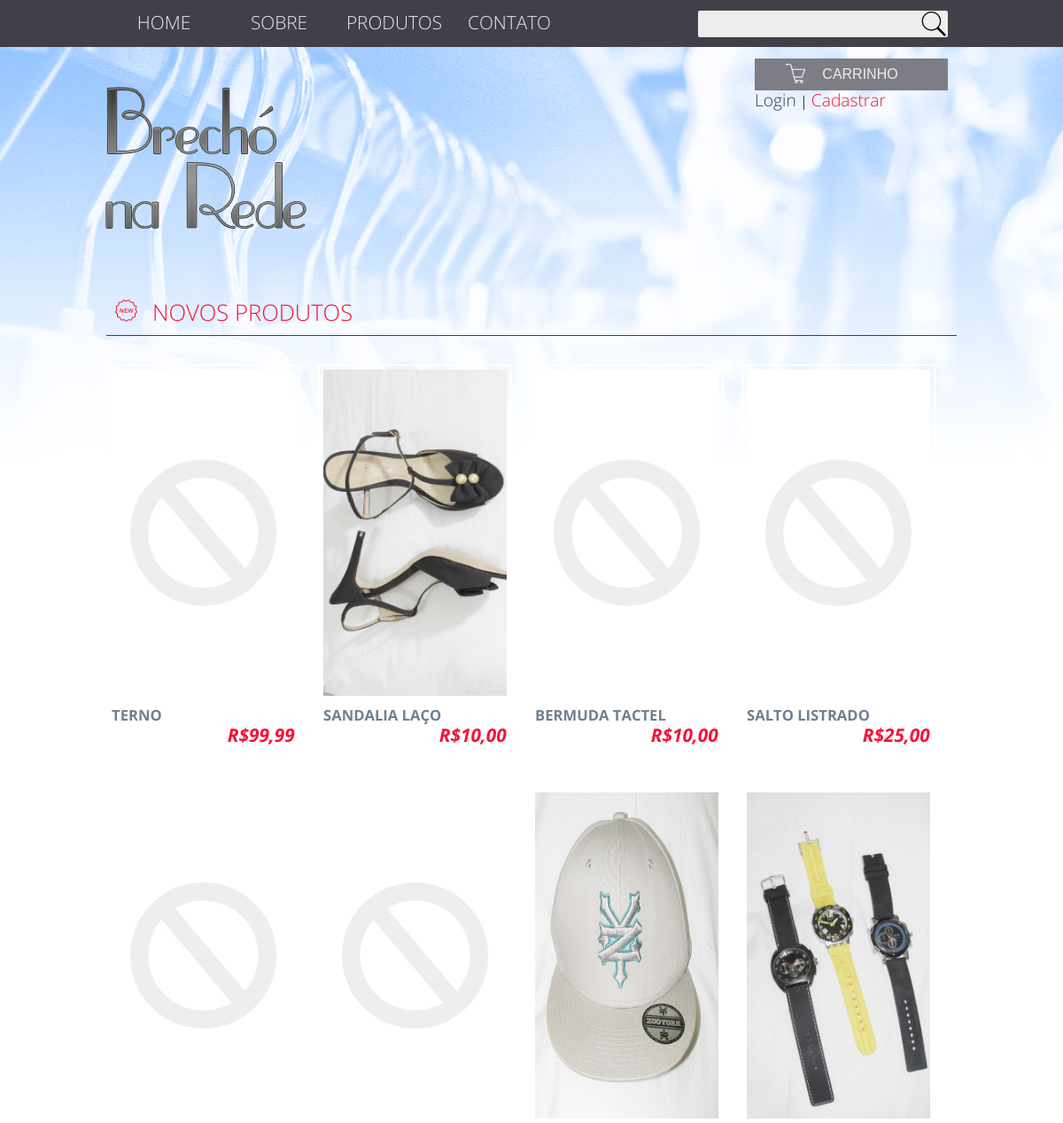
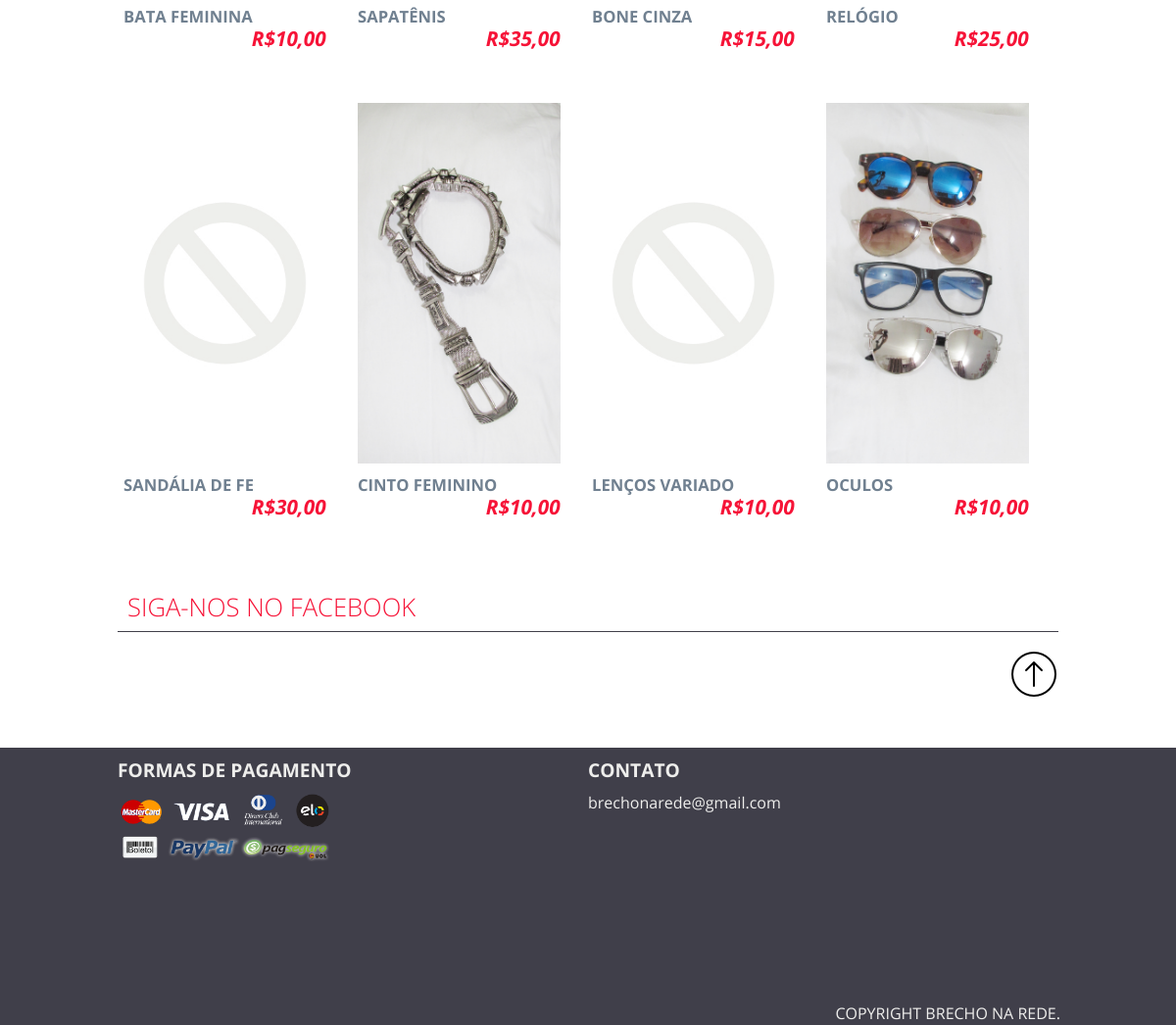
The page / on the database its author committed (2 pictures, top to bottom).
### tables this page shows
CREATE TABLE `produto` (
  `idProduto` int(11) NOT NULL,
  `nome` varchar(30) NOT NULL,
  `tamanho` int(11) DEFAULT NULL,
  `cor` char(20) NOT NULL,
  `genero` enum('masculino','feminino') NOT NULL,
  `preco` decimal(4,2) NOT NULL,
  `tipo` varchar(50) DEFAULT NULL,
  `foto` varchar(40) NOT NULL,
  `descricao` varchar(50) NOT NULL,
  `quantidade` int(3) NOT NULL
);

### img/modelo/DAO/classeProdutoDAO.php (called while the page is built, shortened)
<?php
class classeProdutoDAO {
    public function amostraDeProdutos() {
        try {
            $pdo = conexao::getInstance();
            $sql = "SELECT * from produto  order by idproduto desc limit 12";
            $pesq = $pdo->prepare($sql);
            $pesq->execute();
            $array = array();
            while ($joga = $pesq->fetchObject(__CLASS__)) {
                $array[] = $joga;
            }
            return $array;
        } catch (PDOException $erro) {
            echo $erro->getMessage();
        }
    }
}

### controle/controladorMostrarProduto.php (the view)
<?php
echo "<h1><i class='novo'></i>Novos Produtos</h1>";
require_once 'modelo/DAO/classeProdutoDAO.php';
$obj = new classeProdutoDAO();
$func = $obj->amostraDeProdutos();
if (isset($func)) {
    foreach ($func as $dados) {
        if (file_exists('img/produtos/'.$dados->foto.'.jpg')):
            $ft = "<img src='img/produtos/$dados->foto.jpg' >";
        else:
            $ft = "<img src='img/semft.jpg' >";
        endif;
echo "<div class='box'>
<a href='index.php?ctrl=controladorInformacaoProduto&&pdt=$dados->idProduto'>
$ft
<span class='titulo'>".substr($dados->nome, 0, 15)."</span>
<span class='price'><p> R$".number_format($dados->preco,'2',',','.')." </p></span>
</a>
</div>
    ";
    }
}
else {
    echo "Nao encontramos nenhum Produto!";
}

### index.php (shortened to what this page needs)
<!DOCTYPE html>
<html lang="pt-br">
    <head>
        <link rel="stylesheet" type="text/css" href="css/normalize.css">
        <link rel="stylesheet" type="text/css" href="css/estilo.css">
    </head>
    <body onclick="fecharbusca(this.value)" >
        <div class="menu">
            <ul>
                <a href='index.php'><li>Home</li></a>
                <a href="index.php?link=sobre"><li>Sobre</li></a>
                <a href="index.php?ctrl=controladorPaginaProdutos"><li>Produtos</li></a>
                <a href="index.php?ctrl=controladorContatoCliente"><li>Contato</li></a>
                <form action="" class='pesquisatopo' method="POST">
                    <input type="search" onkeyup="busca(this.value)" name="buscar" id='barrapesquisa' class="buscar">
                </form>
            </ul>
        </div>
        <div id="tudo">
            <div id='banner' class="banner">
                <a href="index.php"> <img src="img/logo.png"></a>
                <div class="direitabloco">
                    <a href='?ctrl=controladorCarrinho'>  <button>
                            Carrinho</button>
                    </a>
                    <ul class="button">
                                <?php
                                include "visao/formLoginUsuario.php";
                                ?>
                        <?php
                        if (!isset($_SESSION["usuarioLogado"])) {
                            echo'
                        <li><a href="#"  class="loginlink">Login</a></li>
                        |
                        <li ><a class="pink" href="index.php?link=formCadastroCliente">Cadastrar&nbsp;</a></li>
                        ';
                        } else {
                            echo'
                             <li><a href="#"  class="loginlink">Painel</a></li>';
                        }
                        ?>
                    </ul>
                </div>
            </div>
            <div class="conteudo">
                <div class='puchapagina'>
                    <?php
                    include 'controle/controladorPaginas.php';
                    ?>
                </div>
                <div>
                    <h1>siga-nos no facebook</h1>
                    <a href="#chegaraqui"><img class="subir" src="img/subir.png"></a>
                </div>
            </div>
        </div>
<div class="rodape">
    <span class="span">
        <span class="texto">
            <h1>formas de pagamento</h1>
            <img src='img/formaspagamento.png' width="220" height="72">
        </span>
        <span class="texto">
            <h1>contato</h1>
            <p>brechonarede@gmail.com</p>
        </span>
        <span class="copyright">copyright brecho na rede.</span>
    </span>
</div>
</body>
<html>

### visao/formLoginUsuario.php (shortened to what this page needs)
<!DOCTYPE html>
<html>
    <head>
    </head>
    <body>
    </body>
</html>

### controle/controladorPaginas.php
<?php
if (isset($_GET['link'])) {
    if (file_exists('visao/' . @$_GET['link'] . '.php')) {
        include "visao/" . $_GET['link'] . ".php";
    } else {
        echo "Página nao encontrada!";
    }
} elseif(isset($_GET['ctrl'])){
     if (file_exists('controle/' . @$_GET['ctrl'] . '.php')) {
        include "controle/" . $_GET['ctrl'] . ".php";
    } else {
        echo "Página nao encontrada!";
    }
}
else{
    include "controle/controladorMostrarProduto.php";
}
?>

### css/estilo.css (style rules this page uses)
* { margin:0; padding:0; }
body { font-family: 'Open Sans', sans-serif; color:#eeeeec; background:url(../img/banner.png) no-repeat; }
form input,form select { border-radius: 2px; height: 38px; }
a[href="index.php?link=sobre"] { color:red; }
#tudo { max-width:960px; display: table; margin:0 auto; }
.box { width: 218px; min-height:370px; float: left; margin-right:20px; margin-bottom: 25px; display:table; margin-top: 15px; font-size: 1em; padding-bottom: 5px; color:#403f4a; border:2px solid #fff; box-sizing:border-box; transition: 0.8s; }
div .box .titulo { margin-left: 4px; color:#708090; }
.box img { padding:4px; width:207px; height: 368px; }
.box a { text-decoration: none; text-indent: 6px; font-size: 1.3em; color:#403f4a; }
.titulo { font-size:0.8em; text-align: left; font-weight:bolder; text-transform:uppercase; }
.price { text-align: right; font-style:italic; font-weight:bolder; display: table; color:#f61337; width: 98%; }
.conteudo { color:#403f4a; float:left; width:940px; display:table; position:relative; min-height: 500px; border-top:none; padding:10px; }
.puchapagina { min-height:300px; position:relative; display: table; width: inherit; padding-bottom: 16px; }
.conteudo .subir { float:right; }
.conteudo h1 { color:#f61337; border-bottom:1px solid #403f4a; text-transform: uppercase; font-weight: lighter; font-size:1.6em; clear: both; width: inherit; padding:10px; }
.menu { background:#403f4a; height:53px; font-weight: 20; position: fixed; margin:auto; display: table; width: 100%; margin-bottom: 50px; z-index: 200; }
.banner img { width:243px; height:243px; float:left; margin-top:8px; }
.direitabloco { width:218px; float:right; color:#403f4a; }
.direitabloco a > button { cursor: pointer; }
.direitabloco a { color:#403f4a; }
div .banner .direitabloco button { width:218px; height:36px; border:none; font-size: 0.9 em; text-indent: 20px; color:#eeeeec; text-transform: uppercase; background:url(../img/carrinho.png) #7d7d86 no-repeat; background-position-x: 34px; background-position-y: 5px; float:right; margin-top:16px; position:relative; transition: 2s; }
.banner .button { width: 218px; float:right; display: inline; }
.banner .button li { display: inline; font-size: 1.2em; }
.banner .button li a { text-decoration: none; font-weight:100; }
.banner .button .pink { color:#f61337; }
div .banner { width:960px; height:194px; margin-top: 50px; position: relative; display:table; }
.buscar { height:30px; width:282px; border:0; padding:10px; background: url(../img/icones/procurar.png) #eeeeec no-repeat; background-position: right; float:right; margin-top:12px; z-index: 100; margin-right:10px; }
.menu ul { width:960px; margin:0 auto; heigth:53px; display:table; }
.conteudo { max-width:960px; float:left; margin-bottom:40px; display: table; }
.menu ul a li { float:left; color:#eeeeec; list-style: none; padding:5px; height: 43px; width: 120px; text-align: center; }
.menu ul a { line-height:40px; text-decoration: none; font-size: 1.3em; text-transform: uppercase; margin-top: 10px; font-weight: lighter; }
.rodape { background:#403f4a; height:283px; width: 100%; color:#eeeeec; clear: both; }
.span { display:table; width:960px; height:inherit; position: relative; margin:0 auto; }
.span h1 { font-weight:bold; color:#eeeeec; }
.copyright { text-transform: uppercase; display: table; width: inherit; position: absolute; bottom:0; text-align: right; padding:2px; }
.texto { display:table; width: 50%; float:left; }
.rodape h1 { font-size:1.2em; text-transform: uppercase; font-weight: bold; }
.novo { background:url(../img/icones/novo.png) no-repeat ; display: block; width: 32px; height: 32px; float: left; margin-right:10px; }

### rows shown on the page
produto: nome "TERNO", preco "99,99"
produto: foto (picture), nome "SANDALIA LAÇO", preco "10,00"
produto: nome "BERMUDA TACTEL", preco "10,00"
produto: nome "SALTO LISTRADO", preco "25,00"
produto: nome "BATA FEMININA", preco "10,00"
produto: nome "SAPATÊNIS", preco "35,00"
produto: foto (picture), nome "BONE CINZA", preco "15,00"
produto: foto (picture), nome "RELÓGIO", preco "25,00"
produto: nome "SANDÁLIA DE FE", preco "30,00"
produto: foto (picture), nome "CINTO FEMININO", preco "10,00"
produto: nome "LENÇOS VARIADO", preco "10,00"
produto: foto (picture), nome "OCULOS", preco "10,00"
